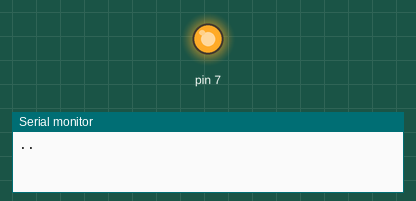
Simulated run of this sketch. Board: Arduino Uno, built with avr-gcc and run on an emulated ATmega328P. On the bench: output pins drawn as LEDs (lit = HIGH), the last lines printed to the serial monitor.

Above: at 0.1 s.
At 23.3 s:
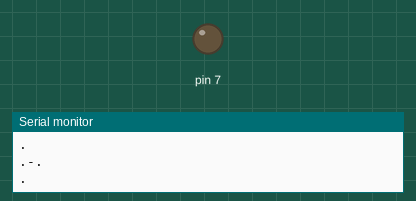
Timing chart, 0 to 24.8 s (numbered marks = the images above):
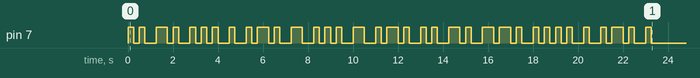

The sketch:

Send_String_Pulse.ino
```cpp
// Morse code for Alphabet, taken from https://forum.arduino.cc/index.php?topic=131603.0
const String morseTable[] = { ".-", "-...", "-.-.", "-..", ".", "..-.", "--.",   // A-G
                             "....", "..", ".---", "_._", ".-..", "--", "-.",    // H-N
                             "---", ".--.", "--.-", ".-.", "...", "-", "..-",    // O-U
                             "...-", ".--", "-..-", "-.--", "--.."               // V-Z
                            };

const char alphabetTable[] = {'a','b','c','d','e','f',
                        'g','h','i','j','k','l',
                        'm','n','o','p','q','r',
                        's','t','u','v','w','x',
                        'y','z'};

// delayLength can be adjusted to transmit data faster or slower; however,
// a longer delayLength will correspond to greater accuracy in reading data.
const int delayLength = 500;
const int shortDelay = delayLength/2;

// morseToPulse takes in a Morse code character morseStr, and then changes the
// output voltage based on the dots and dashes making up morseStr.
void morseToPulse(String morseStr) {
  int strLen = morseStr.length();

  for (int i =0;i<strLen;i++){
  // As per the standards of Morse code, a dot corresponds to a short pulse
  // and a dash, a long pulse.
    digitalWrite(7,HIGH);
    if (morseStr[i]== '.') {
      delay(shortDelay);
    }
    else if (morseStr[i]=='-') {
      delay(delayLength);
    }
    digitalWrite(7,LOW);
  // If we are still in the middle of morseStr, we need to give a short delay
  // to indicate that the current pulse is over and get ready to expect the next.
    if(i < strLen-1) delay(shortDelay);
  }
// Once we have output the character, we must give a long delay to tell the receiver
// to expect a new character.
  digitalWrite(7,LOW);
  delay(delayLength);
}

// findMorse finds the Morse code string from morseTable that corresponds to the
// input character.
String findMorse(char charInterest) {
  for (int i =0;i<26;i++) {
    if (alphabetTable[i] == charInterest) {
      return morseTable[i];
    }
  }
// If we reach the end of this loop, the character was not found.
  Serial.println("Input character not found.");
}

void setup() {
  pinMode(7,OUTPUT);
  Serial.begin(9600);

  const String inputStr = "insertstringhere";
  const int strSize = inputStr.length();
  String morseOut[strSize];

  for (int i = 0; i < strSize; i++) {
    morseOut[i] = findMorse(inputStr[i]);
  }
  for (int i = 0;i<strSize;i++) {
    Serial.println(morseOut[i]);
    morseToPulse(morseOut[i]);
  }
}

void loop() {
}
```
